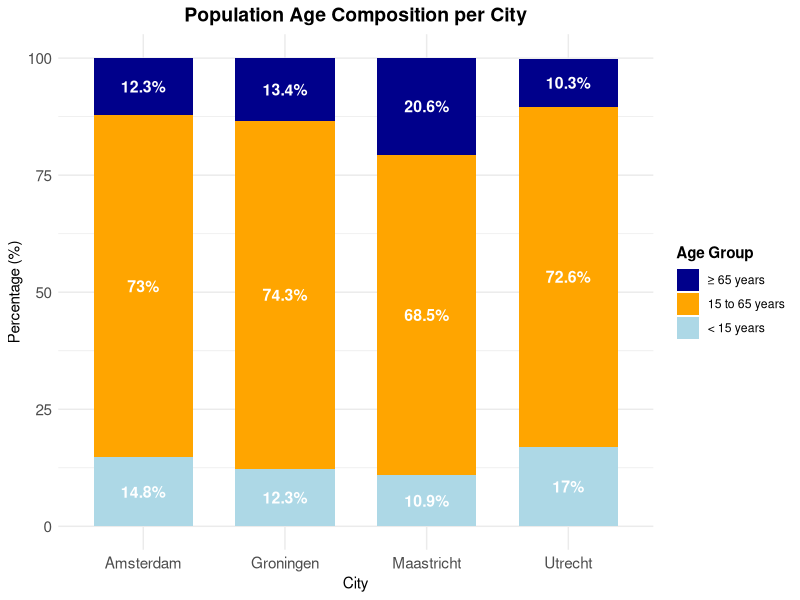

Source code (R):
library(ggplot2)
csv_data <- "Stad,Leeftijdsgroep,Percentage
Amsterdam,< 15 jaar,14.8
Groningen,< 15 jaar,12.3
Maastricht,< 15 jaar,10.9
Utrecht,< 15 jaar,17.0
Amsterdam,15 tot 65 jaar,73.0
Groningen,15 tot 65 jaar,74.3
Maastricht,15 tot 65 jaar,68.5
Utrecht,15 tot 65 jaar,72.6
Amsterdam,≥ 65 jaar,12.3
Groningen,≥ 65 jaar,13.4
Maastricht,≥ 65 jaar,20.6
Utrecht,≥ 65 jaar,10.3"


df <- read.csv(text = csv_data)


df$Leeftijdsgroep <- factor(df$Leeftijdsgroep, 
                            levels = c("≥ 65 jaar", "15 tot 65 jaar", "< 15 jaar"),
                            labels = c("≥ 65 years", "15 to 65 years", "< 15 years"))


ggplot(df, aes(x = Stad, y = Percentage, fill = Leeftijdsgroep)) +
  geom_bar(stat = "identity", width = 0.7) +
  geom_text(aes(label = paste0(Percentage, "%")), 
            position = position_stack(vjust = 0.5), 
            color = "white", 
            fontface = "bold",
            size = 4) +
  scale_fill_manual(values = c("darkblue", "orange", "lightblue")) +
  labs(title = "Population Age Composition per City",
       x = "City",
       y = "Percentage (%)",
       fill = "Age Group") +
  theme_minimal() +
  theme(plot.title = element_text(face = "bold", size = 14, hjust = 0.5),
        axis.text = element_text(size = 11),
        legend.title = element_text(face = "bold"),
        legend.position = "right")
